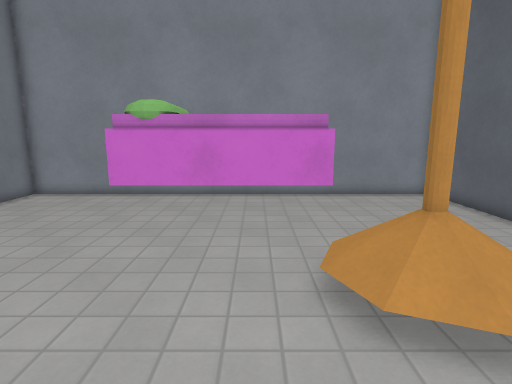
[1] (above)

14 first-person views from a walk through a level from a Godot 3-D game. The camera is 1.4 m above the floor, tilts 10° down and sees 80° across. The floor is counted in squares, 0.5 m on a side. Each view is taken from the middle of a square. On the plan, view 1 faces up. The plan holds only what a view shows up to about 20 squares ahead; the rest is blank. The place goes on beyond the plan. Surface patterns are stand-ins for the level's own textures.

[2]
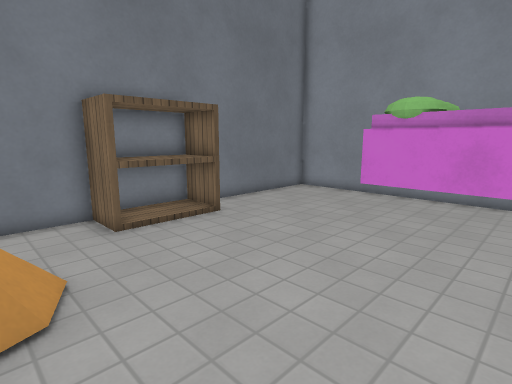

[3]
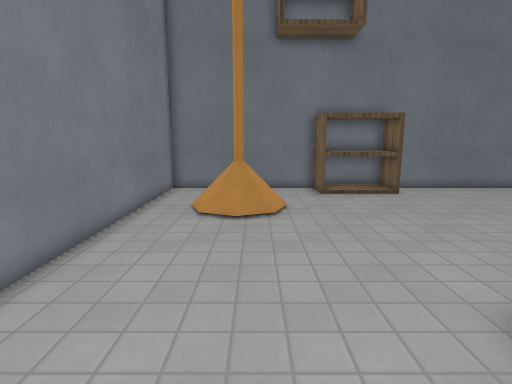

[4]
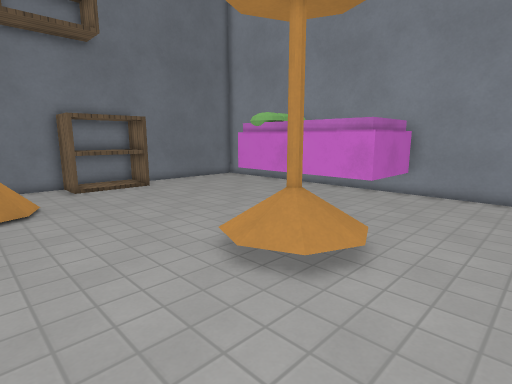

[5]
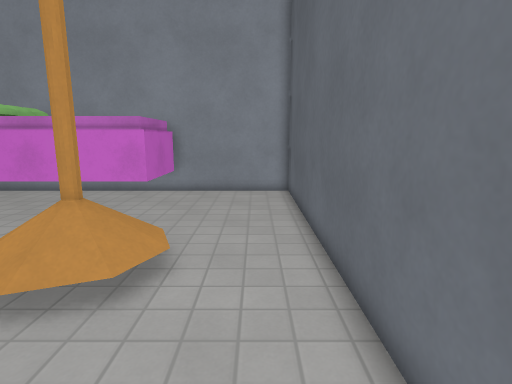

[6]
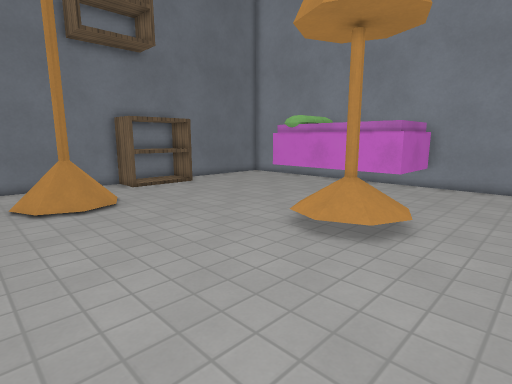

[7]
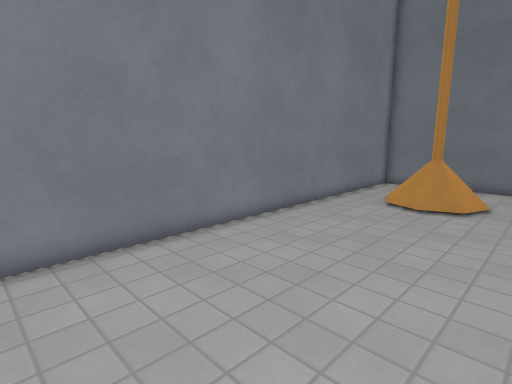

[8]
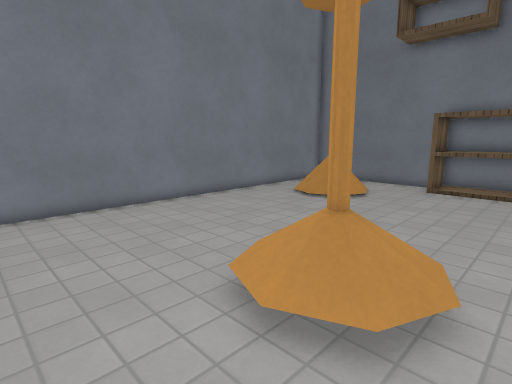

[9]
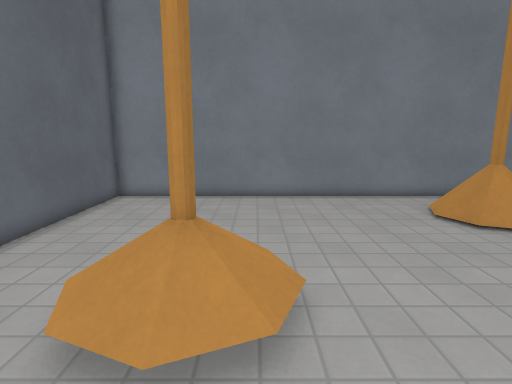

[10]
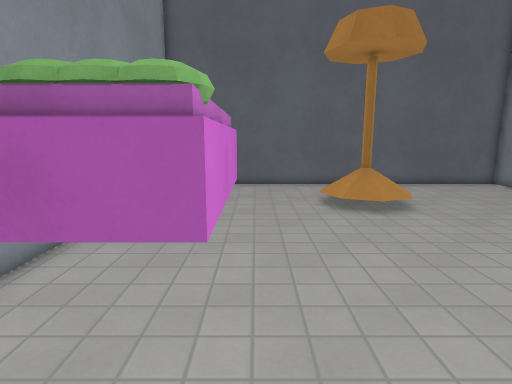

[11]
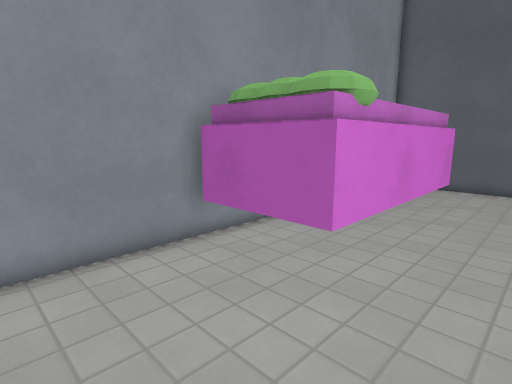

[12]
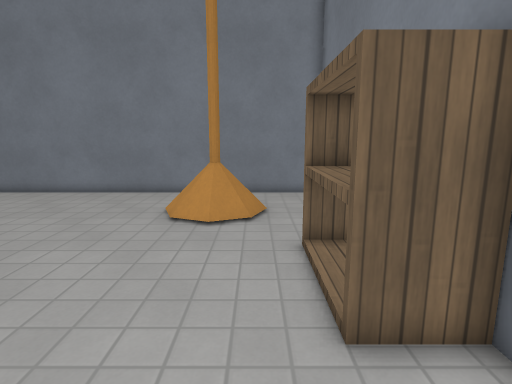

[13]
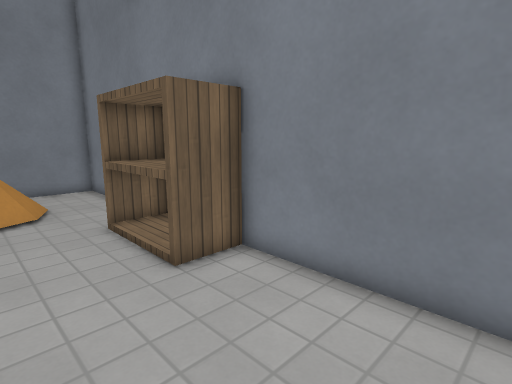

[14]
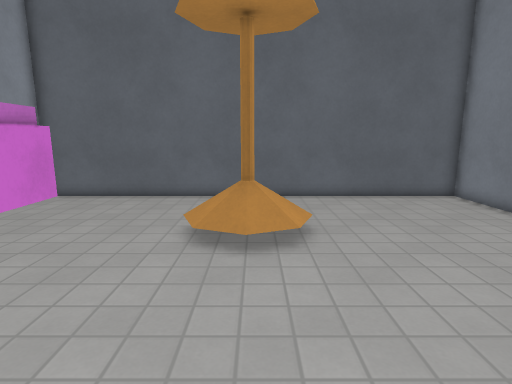

### Floor plan
Key: @ floor where view 1 was taken; # wall or solid block; . main floor; : floor 0.25 m higher than the main floor; / step, stairs or slope; B bed; L lamp; K bookshelf.
Columns run from 11 left of view 1 to 9 right of it. Each row starts with its distance up from view 1.
 15 #####################
 14 #.....BBB     B.....#
 13 #.....BBB     B.....#
 12 #.....BBB     B.....#
 11 #.....BBBBBBBBB.....#
 10 #...................#
  9 #...................#
  8 #...................#
  7 KKK..........///....#
  6 KKK..........////...#
  5 KKK.........//L//...#
  4 KKK..........///....#
  3 KKK.................#
  2 #...................#
  1 #...................#
  0 #..:LL:....@........#
 -1 #..:LL:.............#
 -2 #...LL..............#
 -3 #...................#
 -4 #...................#
 -5 #####################

Where each view was taken, in squares from view 1:
view 1: 0 up, 0 right, facing up
view 2: 0 up, 0 right, facing up-left
view 3: 0 up, 6 right, facing left
view 4: 1 down, 8 right, facing up-left
view 5: 1 down, 7 right, facing up
view 6: 4 down, 8 right, facing up-left
view 7: 3 up, 8 right, facing down-left
view 8: 8 up, 8 right, facing down-left
view 9: 10 up, 2 right, facing down
view 10: 10 up, 10 left, facing right
view 11: 8 up, 10 left, facing up-right
view 12: 11 up, 8 left, facing down
view 13: 13 up, 6 left, facing down-left
view 14: 5 up, 6 left, facing right
